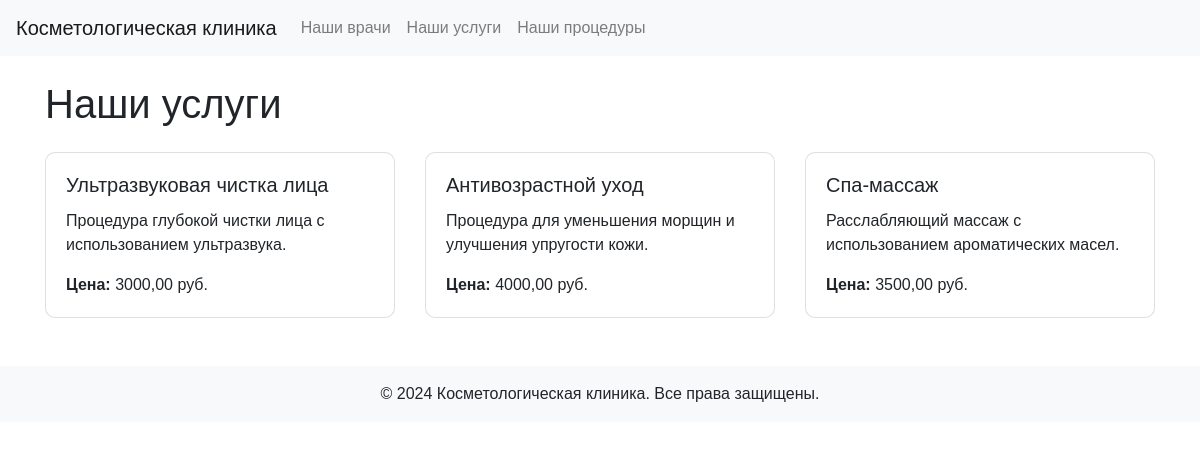
Page /services/ on the committed database.
### cosmetology/models.py (models this page shows, shortened)
class Service(models.Model):
    name = models.CharField(max_length=100)
    description = models.TextField()
    price = models.DecimalField(max_digits=10, decimal_places=2)

### cosmetology/views.py (the view)
# urls.py: path('services/', views.services, name='services'),
def services(request):
    services = Service.objects.all() # Получаем список услуг из базы данных
    return render(request, 'cosmetology/services.html', {'services': services})

### cosmetology/templates/cosmetology/services.html (shortened to what this page needs)
{% extends 'cosmetology/base.html' %}
{% block content %}
<h1 class="mb-4">Наши услуги</h1>
<div class="row">
    {% for service in services %}
    <div class="col-md-4 mb-4">
        <div class="card">
            <div class="card-body">
                <h5 class="card-title">{{ service.name }}</h5>
                <p class="card-text">{{ service.description }}</p>
                <p class="card-text"><strong>Цена:</strong> {{ service.price }} руб.</p>
            </div>
        </div>
    </div>
    {% endfor %}
</div>
{% endblock %}

### static/css/styles.css (style rules this page uses)
body { font-family: Arial, sans-serif; }
.card { border-radius: 10px; }

### rows in the picture
Service: name "Ультразвуковая чистка лица", description "Процедура глубокой чистки лица с использованием ультразвука.", price "3000,00"
Service: name "Антивозрастной уход", description "Процедура для уменьшения морщин и улучшения упругости кожи.", price "4000,00"
Service: name "Спа-массаж", description "Расслабляющий массаж с использованием ароматических масел.", price "3500,00"
